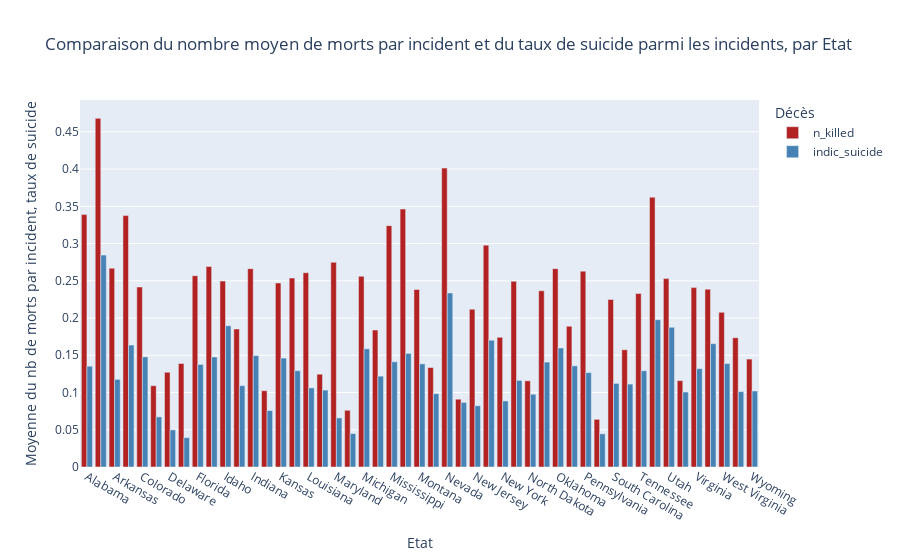

This figure's notebook cell:
### Code cell
grouped_data8 = base_totale.groupby('state').agg({
    'n_killed': 'mean',
    'indic_suicide':'mean'
}).reset_index()


fig8 = px.bar(
    grouped_data8,
    x=grouped_data8['state'],
    y=['n_killed', 'indic_suicide'],
    labels={"state": "Etat", "value": "Moyenne du nb de morts par incident, taux de suicide", "variable": "Décès"},
    title="Comparaison du nombre moyen de morts par incident et du taux de suicide parmi les incidents, par Etat",
    color_discrete_map={"n_killed": "firebrick", "indic_suicide": "steelblue"},
)

fig8.update_layout(barmode='group')  # Display bars side by side

fig8.show()

### Figure 1 — Plotly figure (JSON) as saved in the notebook; plotly's stock layout.template omitted (floating-point values rounded to 4 significant figures)
{"data": [{"alignmentgroup": "True", "hovertemplate": "Décès=n_killed<br>Etat=%{x}<br>Moyenne du nb de morts par incident, taux de suicide=%{y}<extra></extra>", "legendgroup": "n_killed", "marker": {"color": "firebrick", "pattern": {"shape": ""}}, "name": "n_killed", "offsetgroup": "n_killed", "orientation": "v", "showlegend": true, "textposition": "auto", "type": "bar", "x": ["Alabama", "Arizona", "Arkansas", "California", "Colorado", "Connecticut", "Delaware", "District of Columbia", "Florida", "Georgia", "Idaho", "Illinois", "Indiana", "Iowa", "Kansas", "Kentucky", "Louisiana", "Maine", "Maryland", "Massachusetts", "Michigan", "Minnesota", "Mississippi", "Missouri", "Montana", "Nebraska", "Nevada", "New Hampshire", "New Jersey", "New Mexico", "New York", "North Carolina", "North Dakota", "Ohio", "Oklahoma", "Oregon", "Pennsylvania", "Rhode Island", "South Carolina", "South Dakota", "Tennessee", "Texas", "Utah", "Vermont", "Virginia", "Washington", "West Virginia", "Wisconsin", "Wyoming"], "xaxis": "x", "y": [0.3389, 0.4681, 0.2669, 0.3375, 0.2416, 0.1091, 0.1272, 0.1389, 0.2567, 0.2693, 0.2496, 0.1853, 0.2663, 0.1024, 0.2471, 0.2536, 0.2609, 0.1246, 0.2748, 0.07614, 0.2561, 0.1839, 0.324, 0.3463, 0.2383, 0.1335, 0.4013, 0.09101, 0.2119, 0.2979, 0.1741, 0.2493, 0.1157, 0.2365, 0.2663, 0.189, 0.2629, 0.064, 0.2249, 0.1574, 0.2329, 0.3622, 0.2529, 0.116, 0.2408, 0.2387, 0.2076, 0.1736, 0.1449], "yaxis": "y"}, {"alignmentgroup": "True", "hovertemplate": "Décès=indic_suicide<br>Etat=%{x}<br>Moyenne du nb de morts par incident, taux de suicide=%{y}<extra></extra>", "legendgroup": "indic_suicide", "marker": {"color": "steelblue", "pattern": {"shape": ""}}, "name": "indic_suicide", "offsetgroup": "indic_suicide", "orientation": "v", "showlegend": true, "textposition": "auto", "type": "bar", "x": ["Alabama", "Arizona", "Arkansas", "California", "Colorado", "Connecticut", "Delaware", "District of Columbia", "Florida", "Georgia", "Idaho", "Illinois", "Indiana", "Iowa", "Kansas", "Kentucky", "Louisiana", "Maine", "Maryland", "Massachusetts", "Michigan", "Minnesota", "Mississippi", "Missouri", "Montana", "Nebraska", "Nevada", "New Hampshire", "New Jersey", "New Mexico", "New York", "North Carolina", "North Dakota", "Ohio", "Oklahoma", "Oregon", "Pennsylvania", "Rhode Island", "South Carolina", "South Dakota", "Tennessee", "Texas", "Utah", "Vermont", "Virginia", "Washington", "West Virginia", "Wisconsin", "Wyoming"], "xaxis": "x", "y": [0.1353, 0.2845, 0.1176, 0.1637, 0.1478, 0.06729, 0.04991, 0.03942, 0.1377, 0.1477, 0.1896, 0.1092, 0.1495, 0.07579, 0.1462, 0.1293, 0.1062, 0.1033, 0.06589, 0.04489, 0.1587, 0.122, 0.1413, 0.1525, 0.1385, 0.09843, 0.2336, 0.08672, 0.08222, 0.1702, 0.08868, 0.1163, 0.09765, 0.1408, 0.1598, 0.1358, 0.1267, 0.04457, 0.1122, 0.1113, 0.1292, 0.1977, 0.1875, 0.1007, 0.132, 0.1656, 0.1389, 0.1012, 0.102], "yaxis": "y"}], "layout": {"barmode": "group", "legend": {"title": {"text": "Décès"}, "tracegroupgap": 0}, "title": {"text": "Comparaison du nombre moyen de morts par incident et du taux de suicide parmi les incidents, par Etat"}, "xaxis": {"anchor": "y", "domain": [0, 1], "title": {"text": "Etat"}}, "yaxis": {"anchor": "x", "domain": [0, 1], "title": {"text": "Moyenne du nb de morts par incident, taux de suicide"}}}}
